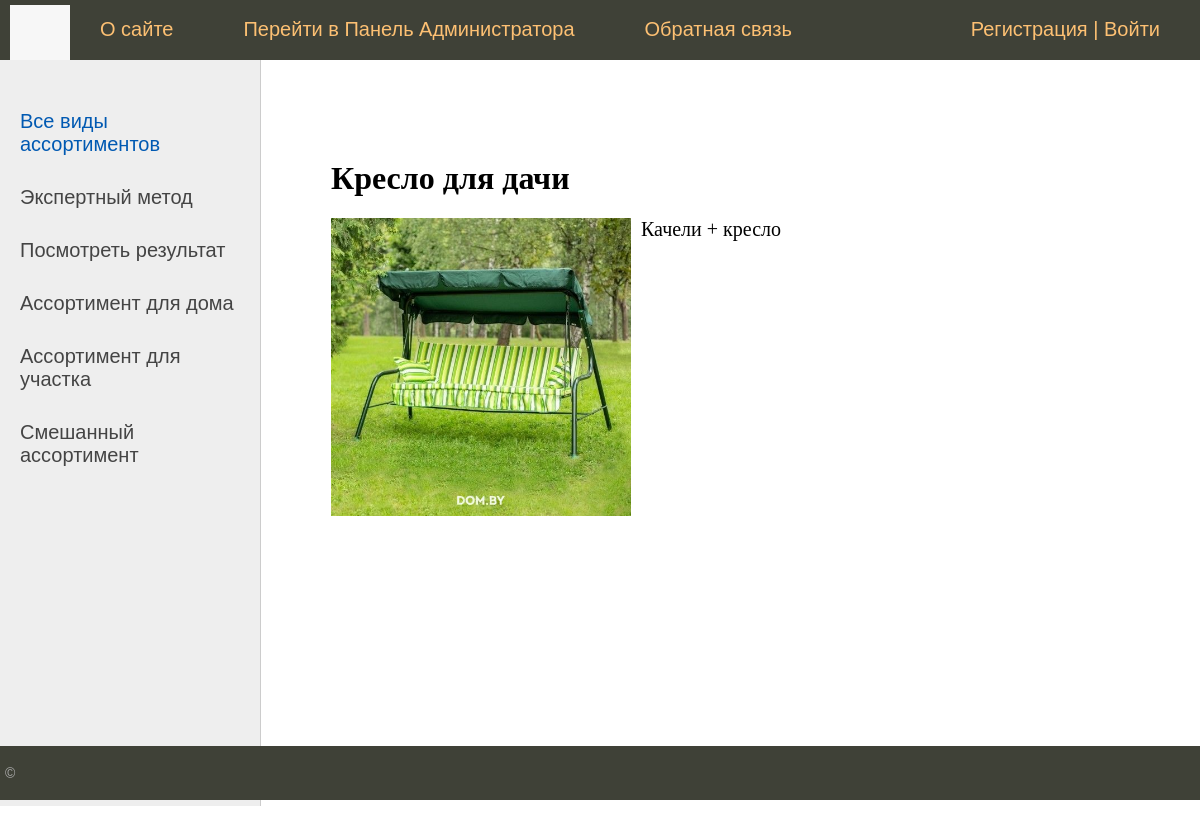
Page /post/kreslo-dlya-dachi/ on the committed database.
### furniture/models.py (models this page shows, shortened)
class Category(models.Model):
        name = models.CharField(max_length=100, db_index=True, verbose_name='Ассортимент')
        slug = models.SlugField(max_length=255, unique=True, db_index=True, verbose_name="URL")
        def get_absolute_url(self):
            return reverse('category', kwargs={'cat_slug': self.slug})
        class Meta:
            verbose_name ='Ассортимент'
            verbose_name_plural ='Ассортименты'
            ordering=['id']

class Furniture(models.Model):
    title = models.CharField(max_length=255, verbose_name="Название")
    slug = models.SlugField(max_length=255, unique=True, db_index=True, verbose_name="URL")
    content = models.TextField(blank=True, verbose_name="Содержимое")
    photo = models.ImageField(upload_to="photos/%Y/%m/%d", verbose_name= "Фото")
    time_create = models.DateField(auto_now_add=True, verbose_name="Дата создания")
    time_update = models.DateField(auto_now=True,verbose_name="Время редактирования")
    is_published=models.BooleanField(default=True, verbose_name="Публикация")
    cat = models.ForeignKey('Category', on_delete=models.PROTECT,  verbose_name="Принадлежность к ассортименту")
    def __str__(self):
        return self.title
    class Meta:
        verbose_name = 'Мебельная фабрика'
        verbose_name_plural = 'Мебельная фабрика'
        ordering = ['time_create','title']

### furniture/views.py (the view)
# urls.py: path('post/<slug:post_slug>/', ShowPost.as_view(), name='post'),
class ShowPost(DataMixin,DetailView):
    model = Furniture
    template_name = 'furniture/post.html'
    slug_url_kwarg = 'post_slug'
    context_object_name = 'post'
    def get_context_data(self, *, object_list=None, **kwargs):
        context = super().get_context_data(**kwargs)
        c_def = self.get_user_context(title=context['post'])
        return dict(list(context.items()) + list(c_def.items()))

### furniture/utils.py (called while the page is built)
        def get_user_context(self, **kwargs):
                context = kwargs
                cats = Category.objects.all()
                cats = Category.objects.annotate(Count('furniture'))
                user_menu = menu.copy()
                if not self.request.user.is_authenticated:
                        user_menu.pop(1)
                context['menu'] = menu
                context['cats'] = cats
                if 'cat_selected' not in context:
                        context['cat_selected'] = 0
                return context

### furniture/templates/furniture/post.html
{% extends 'furniture/base.html'%}
{% block content %}
<h1>{{post.title}}</h1>
{% if post.photo %}
<p><img class ="img-article-left" src="{{post.photo.url}}"></p>
{% endif %}
{{post.content|linebreaks}}
{% endblock %}

### furniture/templates/furniture/base.html (shortened to what this page needs)
{% load static %}
{% load furniture_tags %}
<!DOCTYPE html>
<html>
<head>
	<link type="text/css" href="{% static 'Furniture/css/style.css' %}" rel="stylesheet" />
</head>
<body>
<table class="table-page" border=0 cellpadding="0" cellspacing="0">
<tr><td valign=top>
{% block mainmenu %}
		<div class="header">
			<ul id="mainmenu" class="mainmenu">
			<li class="logo"><a href="{% url 'home' %}"><div class="logo"></div></a></li>
{% for m in menu %}
			<li><a href="{% url m.url_name %}">{{m.title}}</a></li>
{% endfor %}
				{% if request.user.is_authenticated %}
				<li class="last"> {{user.username}} | <a href="{% url 'logout' %}">Выйти</a></li>
				{% else %}
				<li class="last"><a href="{% url 'register' %}">Регистрация</a> | <a href="{% url 'login' %}">Войти</a></li>
				{% endif %}
			</ul>
		</div>
{% endblock mainmenu %}
<table class="table-content" border=0 cellpadding="0" cellspacing="0">
<tr>
	<td valign="top" class="left-chapters">
	<ul id="leftchapters">
{% if cat_selected == 0 %}
		<li class="selected">Все виды ассортиментов</li>
{% else %}
		<li><a href="{% url 'home' %}">Все виды ассортиментов</a></li>
{% endif %}
<li><a href="{% url 'grade' %}">Экспертный метод</a></li> <li><a href="{% url 'mass' %}">Посмотреть результат</a></li>
{% for c in cats %}
{% if c.furniture__count > 0 %}
	{% if c.pk == cat_selected %}
		<li class="selected">{{c.name}}</li>
	{% else %}
		<li><a href="{{ c.get_absolute_url }}">{{c.name}}</a></li>
	{% endif %}
{% endif %}
{% endfor %}
	</ul>
</td>
<td valign="top" class="content">
	<div class="content-text">
{% block content %}
{% endblock %}
	</div>
</td></tr></table>
</td></tr>
<tr><td valign=top>
	<div id="footer">
		<p>&copy</p>
	</div>
</td></tr></table>
</body>
</html>

### furniture/static/Furniture/css/style.css (style rules this page uses)
html, body { font-family: 'Arial'; margin: 0; padding: 0; height: 100%; width: 100%; color: #444; }
a { color: #0059b2; text-decoration: none; }
img { max-width: 600px; height: auto; }
img.img-article-left { max-width: 300px; height: auto; float: left; padding: 0 10px 10px 0; }
.table-page { width: 100%; height: 100%; vertical-align: top; }
.table-page tr { height: 100%; }
.header { background: #3F4137; height: 60px; }
.logo { background: url('../images/logo.png') no-repeat 10px 5px; width: 70px; height: 60px; }
ul.mainmenu { list-style: none; margin: 0; padding: 0; height: 60px; color: #fdc073; font-size: 20px; overflow: hidden; }
ul.mainmenu li { float: left; margin: 18px 40px 0 30px; }
ul.mainmenu li.logo { margin: 0; }
ul.mainmenu li.last { float: right; }
ul.mainmenu li a { color: #fdc073; text-decoration: none; }
.table-content { width: 100%; min-height: 100%; height: 100%; }
.left-chapters { margin: 0; background: #eee; border-right: 1px solid #ccc; min-height: 100%; }
.left-chapters ul { width: 230px; min-height: 100%; margin: 0; padding: 20px 10px 10px 20px; list-style: none; font-size: 20px; }
.left-chapters ul li { margin: 30px 0 0 0; color: #999; }
.left-chapters ul li.selected { color: #0059b2; }
.left-chapters ul li a { color: #444; text-decoration: none; }
.content { padding: 40px 20px 20px 40px; width: 100%; box-sizing: border-box; }
.content-text { margin: 60px 0 0 30px; color: #000; font-size: 20px; font-family: Yandex Sans Display Light; }
.content-text h1 { font-size: 32px; }
#footer { box-sizing: border-box; background: #3F4137; padding: 5px; color: #aaa; font-size: 14px; font-family: Verdana, Geneva, Arial, Helvetica; text-align: left; overflow: hidden; }

### rows in the picture
Category: name "Ассортимент для дома"
Category: name "Ассортимент для участка"
Category: name "Смешанный ассортимент"
Furniture: title "Кресло для дачи", photo (picture), content "Качели + кресло"

### other values in the picture
{{ m.title }} "О сайте" "Перейти в Панель Администратора" "Обратная связь"
